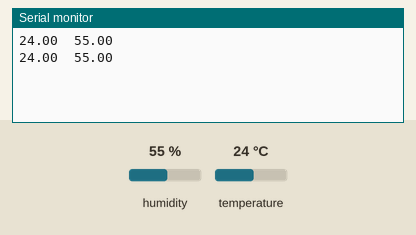
This sketch was run on a simulated Arduino Uno, built with avr-gcc and run on an emulated ATmega328P. Parts: the last lines printed to the serial monitor. The inputs (shaded band) are chosen by the test bench; at power-on: humidity 55 %, temperature 24 °C.

Above: at 5.8 s.
5.9 s: humidity set to 22 %
At 11.5 s:
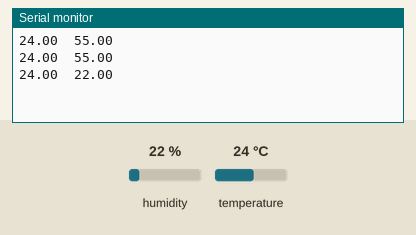
11.9 s: temperature set to 12 °C
At 15.6 s:
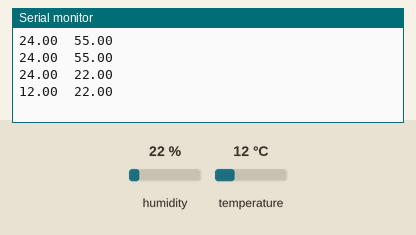
17.9 s: humidity set to 40 %
At 20.9 s:
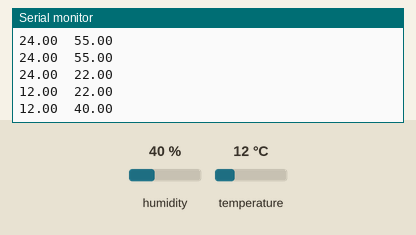
Timing chart, 0 to 22.4 s (numbered marks = the images above; inputs shaded):
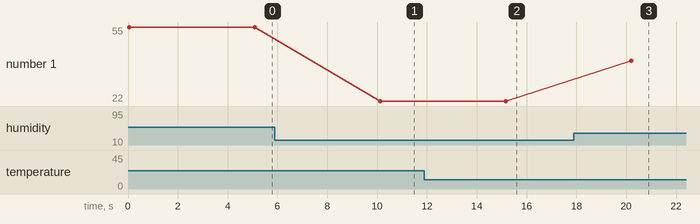

The sketch:

PI-Ardu.ino
```cpp
#include <SHT1x.h>

// Specify data and clock connections and instantiate SHT1x object
#define dataPin  10
#define clockPin 11
SHT1x sht1x(dataPin, clockPin);

void setup()
{
   Serial.begin(9600);
}
void loop()
{
  float temp_c;
  float humidity;

  // Read values from the sensor
  temp_c = sht1x.readTemperatureC();
  humidity = sht1x.readHumidity();

  // Print the values to the serial port
  Serial.print(temp_c);
  Serial.print("\t");
  Serial.print(humidity);
  Serial.println("\t");

  delay(5000);
}
```

Measured:
- after the input at 5.9 s, the serial monitor: prints a new line after 4.2 s (image 1)
- after the input at 11.9 s, the serial monitor: prints a new line after 3.3 s (image 2)
- after the input at 17.9 s, the serial monitor: prints a new line after 2.3 s (image 3)
- plotted number 1: 55 → 22 after the input at 5.9 s, 22 → 40 after the input at 17.9 s
